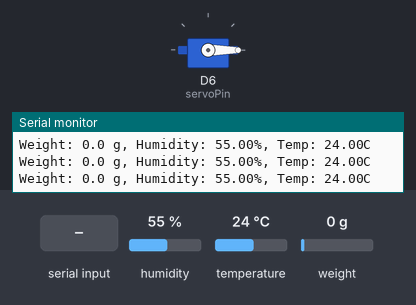
Simulated run of this sketch. Board: Arduino MKR. Parts: servo, the last lines printed to the serial monitor. The test bench sets the inputs (shaded band); at power-on: weight on the scale 0 g, humidity 55 %, temperature 24 °C. WiFi joins after 1.5 s; servers stay silent unless stated; web services answer with replies made up by the test bench.

Above: at 5.1 s.
5.2 s: weight on the scale set to 99 g
6.7 s: weight on the scale set to 112 g
At 7.3 s:
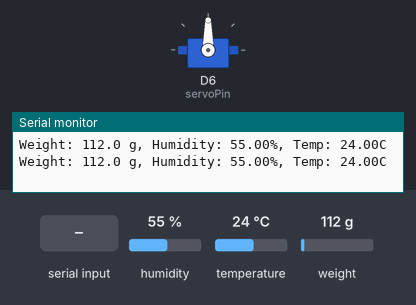
8.2 s: "t" received over Serial
At 24.0 s:
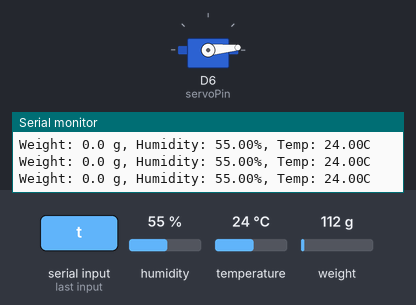
Timing chart, 0 to 24.8 s (numbered marks = the images above; inputs shaded):
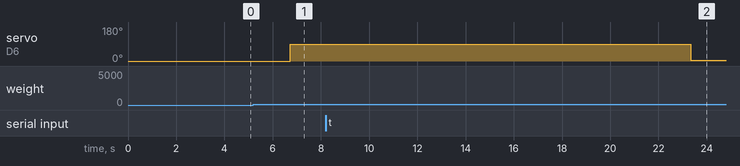

Measured:
- the behaviour switches between 105 and 106 g on weight on the scale (found by bisection; images 0 and 1)
- after the input at 6.7 s, servo on D6 (servoPin): 0° → 90° at once
- after the input at 8.2 s, servo on D6 (servoPin): 90° → 5° after 15.1 s

The sketch:

Weight_and_temp_sensor.ino
```cpp
#include "DHT.h"
#include <Servo.h>
#include <HX711_ADC.h>
#include <FlashStorage.h>
#include <WiFiNINA.h>
#include "secrets.h"  // Secrets file for sensitive data

// DHT sensor setup
#define DHTPIN 2     // Digital pin connected to the DHT sensor
#define DHTTYPE DHT22
DHT dht(DHTPIN, DHTTYPE);

// Load cell setup
const int HX711_dout = 4;
const int HX711_sck = 5;
HX711_ADC LoadCell(HX711_dout, HX711_sck);

// Servo setup
const int servoPin = 6;
Servo myservo;

// Calibration value storage
struct CalibrationValue {
  float calValue;
};
FlashStorage(calibration_store, CalibrationValue);

// WiFi and server details for IFTTT
WiFiClient client;
char ssid[] = SECRET_SSID;
char pass[] = SECRET_PASS;
char HOST_NAME[] = "maker.ifttt.com";
String eventPath = "/trigger/Dog has been fed/with/key/iEJ_AQmrMgct8AEcOfZJZU3Z-8unWogVxkAOuooPm2t";

unsigned long t = 0;
bool newDataReady = false;
bool isServoAt90 = false;

void setup() {
  Serial.begin(9600);
  Serial.println(F("DHTxx, HX711, Servo, and IFTTT test"));

  // Initialize DHT sensor
  dht.begin();

  // Initialize load cell
  LoadCell.begin();

  CalibrationValue storedCal = calibration_store.read();
  float calibrationValue = (storedCal.calValue > 0) ? storedCal.calValue : 315.16;
  unsigned long stabilizingtime = 2000;
  bool _tare = true;
  LoadCell.start(stabilizingtime, _tare);
  if (LoadCell.getTareTimeoutFlag()) {
    Serial.println("Timeout, check MCU>HX711 wiring and pin designations");
    while (1);
  } else {
    LoadCell.setCalFactor(calibrationValue);
    Serial.println("Startup is complete");
  }

  // Initialize the servo
  myservo.attach(servoPin);
  myservo.write(0); // Start servo at 0 degrees

  // Initialize WiFi
  WiFi.begin(ssid, pass);
  while (WiFi.status() != WL_CONNECTED) {
    delay(500);
    Serial.print(".");
  }
  Serial.println("WiFi connected");
}


void sendIFTTTNotification(float weight) {
  if (client.connect(HOST_NAME, 80)) {
    Serial.println("Connected to server");

    // Send HTTP request to trigger the IFTTT event
    client.println("GET " + eventPath + "?value1=" + String(weight, 1) + " HTTP/1.1");
    client.println("Host: " + String(HOST_NAME));
    client.println("Connection: close");
    client.println();

    // Wait for the server response and read it
    while (client.connected()) {
      if (client.available()) {
        char c = client.read();
        Serial.print(c);
      }
    }

    client.stop();
    Serial.println("Disconnected");
  } else {
    Serial.println("Connection failed");
  }
}

void loop() {
  // Read DHT sensor data
  float humidity = dht.readHumidity();
  float temperatureC = dht.readTemperature();
  float temperatureF = dht.readTemperature(true);
  int amount = 400 - 295; // Dispensed amount minus percentage difference

  // Check if DHT read failed
  if (isnan(humidity) || isnan(temperatureC) || isnan(temperatureF)) {
    Serial.println(F("Failed to read from DHT sensor!"));
    return;
  }

  // Check for new data from the load cell
  if (LoadCell.update()) newDataReady = true;

  if (newDataReady) {
    if (millis() > t + 100) {
      float weight = LoadCell.getData();
      newDataReady = false;
      t = millis();

      // Combine all sensor data into a single string
      String data = "Weight: " + String(weight, 1) + " g, ";
      data += "Humidity: " + String(humidity, 2) + "%, ";
      data += "Temp: " + String(temperatureC, 2) + "C";


      Serial.println(data);

      // Control the servo based on the weight
      if (weight > amount && !isServoAt90) {
        myservo.write(90); // Move servo to 90 degrees quickly
        isServoAt90 = true; // Mark the servo as at 90 degrees
        sendIFTTTNotification(weight); // Send IFTTT notification
      } else if (weight < amount && isServoAt90) {
        delay(15000);
        myservo.write(5); // Move servo back to 0 degrees quickly
        isServoAt90 = false; // Mark the servo as not at 90 degrees
      }
    }
  }

  if (Serial.available() > 0) {
    char inByte = Serial.read();
    if (inByte == 't') LoadCell.tareNoDelay();
  }


  if (LoadCell.getTareStatus()) {
    Serial.println("Tare complete");
  }

  delay(100);
}
```

secrets.h
```cpp
// Use this file to store all of the private credentials
// and connection details

#define SECRET_SSID "Dan"		// replace MySSID with your WiFi network name
#define SECRET_PASS "dan1234567890"	// replace MyPassword with your WiFi password
```
